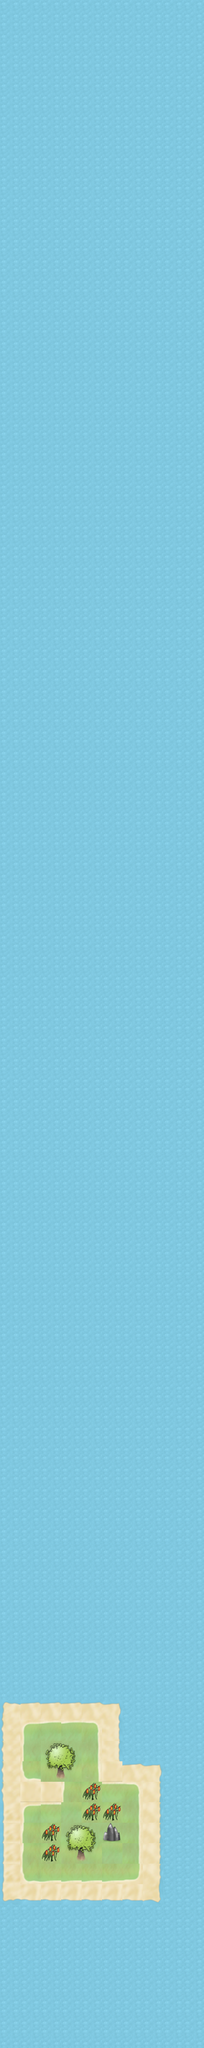

Below is a game level as drawn by its tile map, then a one-line description and the .tmx that defines it (tile-layer data replaced by summaries):
An orthogonal 10x100 tile map with 50x50 px tiles, 1 tile layer (Tile Layer 1), 2 tilesets.

<map version="1.0" orientation="orthogonal" width="10" height="100" tilewidth="50" tileheight="50">
 <tileset firstgid="1" name="ocean" tilewidth="50" tileheight="50">
  <image source="water.png" width="64" height="64" />
 </tileset>
 <tileset firstgid="2" name="Earth" tilewidth="50" tileheight="50">
  <image source="earth_tileset.png" width="500" height="500" />
 </tileset>
 <layer name="Tile Layer 1" width="10" height="100">
  <data>[1000 cells, 1000 non-empty, 30 distinct tile ids]</data>
 </layer>
</map>
